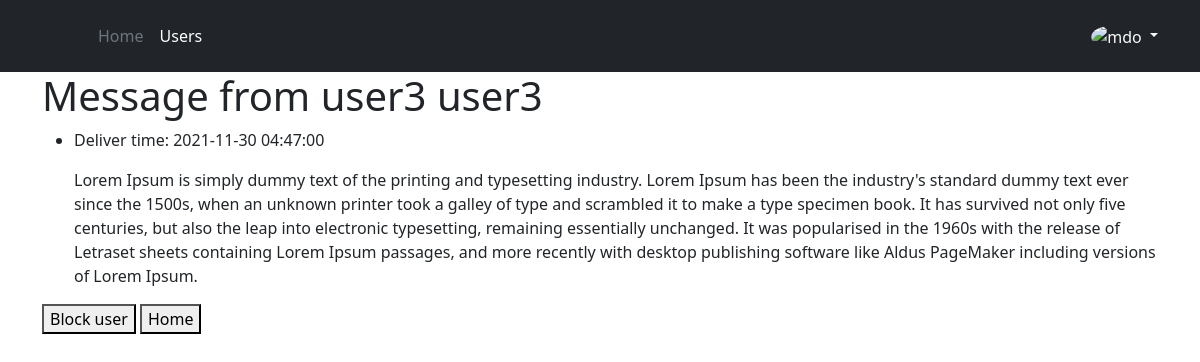
Page /message/2 (signed in) on the committed database.
### monolith/database.py (models this page shows, shortened)
class Message(db.Model):
    __tablename__ = 'message'
    id = db.Column(db.Integer, primary_key=True, autoincrement=True)
    sender_id = db.Column(db.Integer, db.ForeignKey('user.id'), nullable=False)
    content = db.Column(db.Unicode(700), nullable=False)
    is_sent = db.Column(db.Boolean, default = False)
    is_delivered = db.Column(db.Boolean, default = False)
    deliver_time = db.Column(db.DateTime)
    recipients = db.relationship('Message_Recipient', backref='message_recipient.recipient_id', lazy=True)
    reports = db.relationship('Report', backref='message_report', lazy=True)

### monolith/views/bottlebox.py (the view)
@bottlebox.route('/message/<id>', methods=['GET'])
def message_detail(id):
    try:
        int(id)
    except:
        return render_template('/index.html')
    if current_user is not None and hasattr(current_user, 'id'):
        message = db.session.query(Message_Recipient).where(Message_Recipient.id == id).where(Message_Recipient.recipient_id == current_user.id)
        if message is not None:
            detailed_message = Message.query.where(Message.id == id).where(Message.is_sent == True)[0]
            sender = User.query.where(User.id == detailed_message.sender_id)[0]
            sender_name = sender.firstname + ' ' + sender.lastname
            return render_template('/message_detail.html', message = detailed_message, sender_name = sender_name)
        else:
            render_template('/index.html')
    else:
        return redirect('/login')

### monolith/auth.py (called while the page is built)
@login_manager.user_loader
def load_user(user_id):
    user = User.query.get(user_id)
    if user is not None:
        user._authenticated = True
    return user

### monolith/database.py (called while the page is built)
    @property
    def is_authenticated(self):
        return self._authenticated

### monolith/templates/message_detail.html (shortened to what this page needs)
{% extends "layout.html" %}
{% block content %}
<h1>Message from {{sender_name}}</h1>
<ul>
  <li>
    <p>Deliver time: {{message.deliver_time}}</p>
    <p>{{message.content}}</p>
  </li>
</ul>
<button onclick="location.href = '/block_user?target={{message.sender_id}}';" id="blockUserButton" class="float-left submit-button">Block user</button>
<button onclick="location.href = '/bottlebox?value=Received';" id="backButton" class="float-left submit-button" >Home</button>
{% endblock %}

### monolith/static/style/style.css (style rules this page uses)
html, body { height: 100%; }

### rows in the picture
Message: deliver_time "2021-11-30 04:47:00", content "Lorem Ipsum is simply dummy text of the printing and typesetting industry. Lorem Ipsum has been the industry's standard dummy text ever since the 1500s, when an unknown printer took a galley of type and scrambled it to make a type specimen book. It has survived not only five centuries, but also the leap into electronic typesetting, remaining essentially unchanged. It was popularised in the 1960s with the release of Letraset sheets containing Lorem Ipsum passages, and more recently with desktop publishing software like Aldus PageMaker including versions of Lorem Ipsum."

### other values in the picture
{{ sender_name }} "user3 user3"
